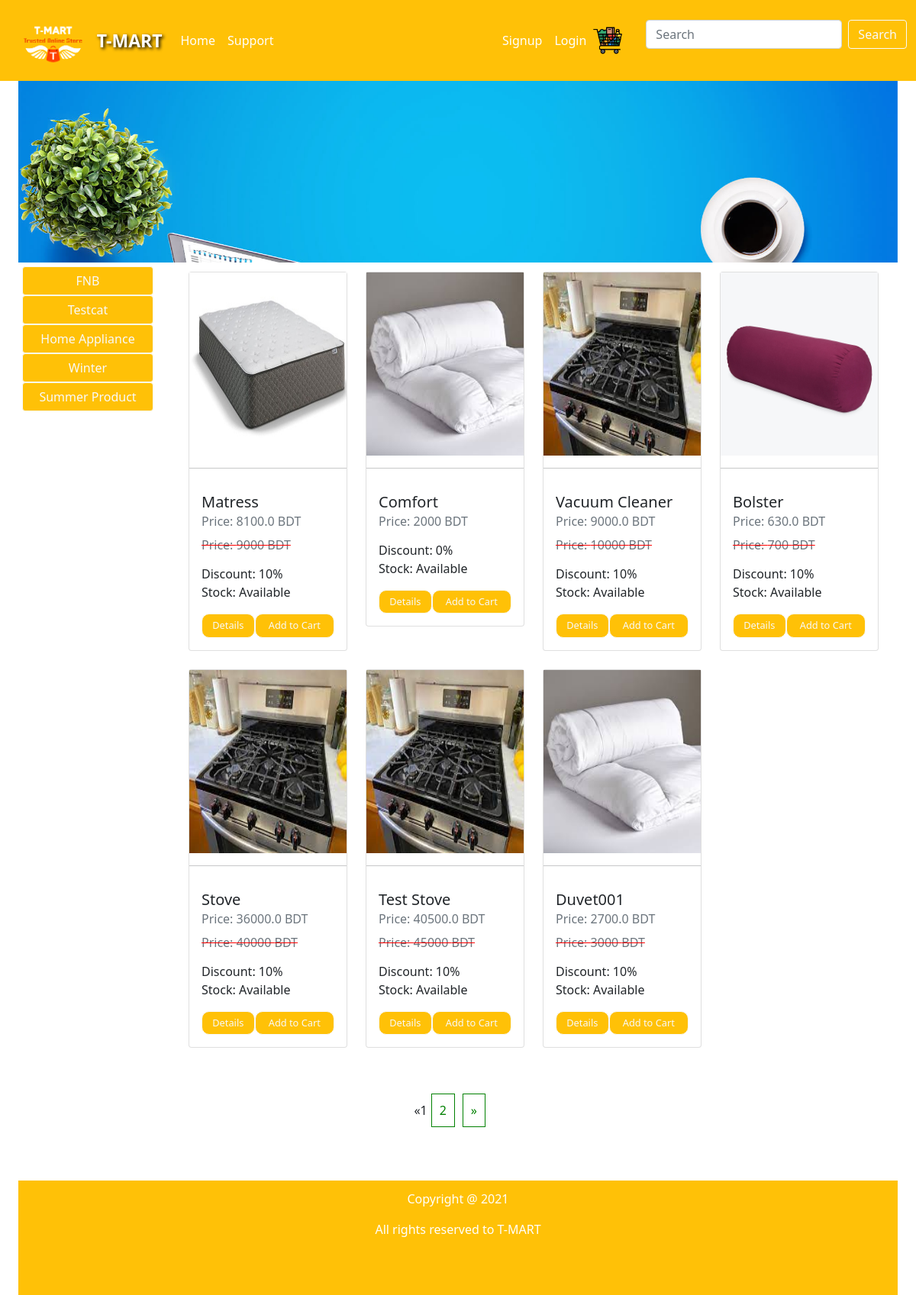
The page / on the database its author committed.
### product/models.py (models this page shows, shortened)
class SliderImage(models.Model):
	image = models.ImageField(null=True, blank=True)
	title = models.CharField(max_length=30)

class Category(models.Model):
	name = models.CharField(max_length=50, null=False, blank=False)
	slug = models.SlugField(unique=True, default='slug')
	def get_absolute_url(self):
		return reverse('product_by_category', args=[self.slug])

class ProductImage(models.Model):
	product = models.ForeignKey(Product, on_delete=models.CASCADE)
	category = models.ForeignKey(Category, on_delete=models.CASCADE, null=True)
	image = models.ImageField(null=True, blank=True)
	feature = models.BooleanField(default=False)
	updated = models.DateTimeField(auto_now_add=False, auto_now=True)
	thumbnail = models.BooleanField(default=False)

class Product(models.Model):
	name = models.CharField(max_length=50, null=False, blank=False)
	product_code = models.CharField(max_length=50)
	category = models.ForeignKey(Category, on_delete=models.CASCADE, null=True, blank=True)
	brand = models.ForeignKey(Brand, on_delete=models.CASCADE)
	gender = models.ForeignKey(Gender, on_delete=models.CASCADE)
	description = models.CharField(max_length=1000)
	price = models.PositiveIntegerField(default=0)
	currency = models.CharField(max_length=20)
	discount = models.IntegerField(default=0)
	color = models.CharField(max_length=20, null=True, blank=True)
	size = models.CharField(max_length=20, null=True, blank=True)
	condition = models.CharField(max_length=20, null=True, blank=True)
	model = models.CharField(max_length=30, null=True, blank=True)
	is_available = models.CharField(max_length=20, null=True, blank=True)
	rating = models.PositiveIntegerField(validators=[MinValueValidator(1), MaxValueValidator(5)])
	timestamp = models.DateTimeField(auto_now_add=True, auto_now=False)
	updated = models.DateTimeField(auto_now_add=False, auto_now=True)
	active = models.BooleanField(default=True)
	@property
	def discount_price(self):
		if self.discount > 0:
			discounted_price = self.price - self.price * self.discount / 100
			return discounted_price

### product/views.py (the view)
# urls.py: path('', homePage, name="homePage"),
def homePage(request):
	if request.method=='GET':
		sliderImg = SliderImage.objects.all()
		page_title = "Home Page"
		product_list = ProductImage.objects.all()
		category_list = Category.objects.all()
		page = request.GET.get('page', 1)
		paginator = Paginator(product_list, 12)
		try:
			products = paginator.page(page)
		except PageNotAnInteger:
			products = paginator.page(1)
		except EmptyPage:
			products = paginator.page(paginator.num_pages)
		context = {
			'product_list': product_list,
			'page_title': page_title,
			'sliderImg': sliderImg,
			'category_list':category_list,
			'products':products,
			}
		return render(request, 'product/homePage.html', context)

### product/templates/product/homePage.html (shortened to what this page needs)
{% extends 'product/base.html' %}
{% load static %}
	{% block content %}
	<div id="carouselExampleSlidesOnly" class="carousel slide" data-bs-ride="carousel">
	  <div class="carousel-inner" style="height: 40%;">
	    {% for photo in sliderImg %}
	  	 <div class="carousel-item {% if forloop.first %} active {% endif %}">
	      <img src="{{photo.image.url }}" class="d-block w-100" alt="...">
	     </div>
        {%endfor%}
      </div>
	</div>
	<div class="content">
		<div class="row">
			<div class="col-sm-2 margin_left_right">
				{% for cat in category_list %}
				<a class="btn btn-warning btn-outline-light cat_btn" href="{{cat.get_absolute_url}}" class="cat_list">{{cat.name}}</a> <br>
				{% endfor %}
			</div>
			<div class="col">
				{% if category %}
				{% for x in products %}
				{% if x.feature %}
					<div class="card" style="width: 20%; margin:12px; float: left;">
						<a href="{% url 'productDetails' x.product.id %}">
						  <img src="{{x.image.url}}"  alt="Product Image" style="width:100%; height: 240px;">
						</a>
						  <hr>
						  <div class="card-body">
						    <h5 class="card-title">{{x.product.name}}</h5>
						    <h6 class="card-subtitle mb-2 text-muted">{{x.product.price}} {{x.product.currency}} </h6>
						    <p class="card-text">  {{x.product.is_available}}</p>
						    <a href="{% url 'productDetails' x.product.id %}" class="btn btn-warning btn-outline-light btn_generic_style">Details</a>
							<a href="{% url 'add-to-cart' x.product.id %}" class="btn btn-warning btn-outline-light btn_generic_style">Add to Cart</a>
						  </div>
					</div>
				{% endif  %}
				{% endfor %}
				{% else %}
				{% for item in products %}
				{% if item.feature %}
					<div class="card" style="width: 13rem; margin:12px; float: left;">
						<a href="{% url 'productDetails' item.product.id %}">
						  <img src="{{item.image.url}}" alt="Product Image" style="width:100%; height: 240px;">
						</a>
						  <hr>
						  <div class="card-body">
						    <h5 class="card-title">{{item.product.name}}</h5>
							{% if item.product.discount > 0 %}
							<h6 class="card-subtitle mb-2 text-muted"><p> Price: {{ item.product.discount_price }} {{item.product.currency}}</p>  </h6>
							<h6 class="card-subtitle mb-2 text-muted"> <p style="text-decoration: line-through; text-decoration-color:red;">Price: {{item.product.price}} {{item.product.currency}}</p>  </h6>
							<span class="label label-primary">Discount: {{item.product.discount}}%</span>
							{% else %}
							<h6 class="card-subtitle mb-2 text-muted"><p>Price: {{item.product.price}} {{item.product.currency}}</p>  </h6>
							<span class="label label-primary">Discount: {{item.product.discount}}%</span>
							{% endif %}
						    <p class="card-text"> Stock: {{item.product.is_available}}</p>
						    <a href="{% url 'productDetails' item.product.id %}" style="width:40%; float:left; font-size:80%;" class="btn btn-warning btn-outline-light btn_generic_style">Details</a>
							<a href="{% url 'add-to-cart' item.product.id %}" style="width:60%; float:left; font-size:80%;" class="btn btn-warning btn-outline-light btn_generic_style">Add to Cart</a>
						  </div>
					</div>
				{% endif %}
				{% endfor %}
			   {% endif %}
			</div>
		</div>
	{% if products.has_other_pages %}
	  <div class="pagination pagi_div">
		  	<ul class="pagination">
		    {% if products.has_previous %}
		      <li><a class="pagi" href="?page={{ products.previous_page_number }}">&laquo;</a></li>
		    {% else %}
		      <li class="disabled"><span>&laquo;</span></li>
		    {% endif %}
		    {% for i in products.paginator.page_range %}
		      {% if products.number == i %}
		        <li class="active"><span>{{ i }} </span></li>
		      {% else %}
		        <li><a class="pagi" href="?page={{ i }}">{{ i }}</a></li>
		      {% endif %}
		    {% endfor %}
		    {% if products.has_next %}
		      <li><a class="pagi" href="?page={{ products.next_page_number }}">&raquo;</a></li>
		    {% else %}
		      <li class="disabled"><span>&raquo;</span></li>
		    {% endif %}
		  </ul>
	  </div>
	{% endif %}
	{% endblock %}

### product/templates/product/base.html (shortened to what this page needs)
{% load static %}
<!DOCTYPE html>
<html>
	<head>
		<link href="https://cdn.jsdelivr.net/npm/bootstrap@5.1.1/dist/css/bootstrap.min.css" rel="stylesheet">
	</head>
	<body>
		{% include 'product/navbar.html' %}
		<div class="container_main">
		{% block content %}
		{% endblock %}
		</div>
		{% include 'product/footer.html' %}
	</body>
</html>

### product/templates/product/navbar.html (shortened to what this page needs)
{% load static %}
<nav class="navbar fixed-top navbar-expand-lg navbar-light bg-warning">
  <div class="container-fluid">
    <img src="/media/photos/logo_mart.png" height="90px; width:90px;" style="float: left;">
    <a class="navbar-brand" href="{% url 'homePage' %}" style="color: white; font-size: 23px; text-shadow: 2px 2px 4px #000000;"><b>T-MART</b></a>
    <div class="collapse navbar-collapse" id="navbarScroll" >
      <ul class="navbar-nav me-auto my-2 my-lg-0 navbar-nav-scroll" style="--bs-scroll-height: 100px;">
        <li class="nav-item">
          <a class="nav-link active" aria-current="page" href="{% url 'homePage' %}" style="color:white">Home</a>
        </li>
        <li class="nav-item">
          <a class="nav-link" href="{% url 'supportPage' %}" style="color:white">Support</a>
        </li>
      </ul>
      <ul class="navbar-nav mr-auto">
        {% if user.is_authenticated %}
        <li class="nav-item">
          <a class="nav-link" href="#" style="color:white">Welcome <b> {{user.username}} </b> </a>
        </li>
         <li class="nav-item">
          <a class="nav-link" href="/logout/" style="color:white">Logout</a>
        </li>
        {% else %}
        <li class="nav-item">
          <a class="nav-link" href="/register/" style="color:white">Signup</a>
        </li>
        <li class="nav-item">
          <a class="nav-link" href="/login/" style="color:white">Login</a>
        </li>
        {% endif %}
      </ul>
       <div style="margin-right: 30px;">
       <a href="{% url 'viewCart' %}"><img src="/media/photos/cart.png" style="width: 40px; height: 40px; margin-right: 15%;"></a>
    </div>
      <form class="d-flex" action="{% url 'search' %}" method="POST" >
        <input class="form-control me-2" type="search" placeholder="Search" name="name" aria-label="Search">
        <button class="btn btn-outline-light" type="submit">Search</button>
      </form>
    </div>
  </div>
</nav>

### product/templates/product/footer.html (shortened to what this page needs)
<div class="content">
  <div class="footer">
    <p>Copyright @ 2021</p>
    <p>All rights reserved to T-MART </p>
  </div>
</div>

### product/templates/product/base.html (style rules this page uses)
.container_main { height: auto; margin: 2%; background-color: white; }

### product/templates/product/homePage.html (style rules this page uses)
.btn_generic_style { padding: 5px; border-radius: 10px; }
.margin_left_right { margin: 5px; margin-right: 10px; }
.cat_btn { width: 100%; }
ul { list-style-type: none; margin: 0; padding: 0; }
li { display: inline; }
a.pagi { text-decoration: none; margin: 5px; text-align: center; padding: 10px; border: 1px solid green; color: green; }
.pagi_div { margin-left: 45%; margin-top: 5%; }

### product/templates/product/footer.html (style rules this page uses)
div.footer { top: 0; bottom: 0; padding: 12px; width: 100%; height: 150px; float: left; background-color: #FFC107; color: white; border: #FFc107; text-align: center; margin-top: 7%; }

### rows shown on the page
SliderImage: image (picture)
Category: name "FNB"
Category: name "Testcat"
Category: name "Home Appliance"
Category: name "Winter"
Category: name "Summer Product"
ProductImage: image (picture), product.name "Matress", product.discount_price "8100.0", product.currency "BDT", product.price "9000", product.discount "10", product.is_available "Available"
ProductImage: image (picture), product.name "Comfort", product.price "2000", product.currency "BDT", product.discount "0", product.is_available "Available"
ProductImage: image (picture), product.name "Vacuum Cleaner", product.discount_price "9000.0", product.currency "BDT", product.price "10000", product.discount "10", product.is_available "Available"
ProductImage: image (picture), product.name "Bolster", product.discount_price "630.0", product.currency "BDT", product.price "700", product.discount "10", product.is_available "Available"
ProductImage: image (picture), product.name "Stove", product.discount_price "36000.0", product.currency "BDT", product.price "40000", product.discount "10", product.is_available "Available"
ProductImage: image (picture), product.name "Test Stove", product.discount_price "40500.0", product.currency "BDT", product.price "45000", product.discount "10", product.is_available "Available"
ProductImage: image (picture), product.name "Duvet001", product.discount_price "2700.0", product.currency "BDT", product.price "3000", product.discount "10", product.is_available "Available"

### other values the page prints
{{ i }} "1"
{{ i }} "2"
